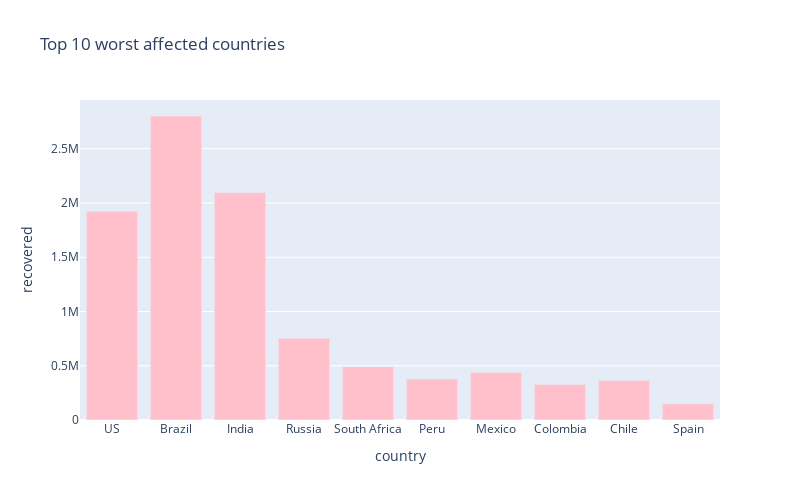

This figure's notebook cell:
### Markdown cell above
# Worst hit countries - Recovering cases

### Code cell
px.bar(
    sorted_country_df.head(10),
    x = "country",
    y = "recovered",
    title= "Top 10 worst affected countries", # the axis names
    color_discrete_sequence=["pink"], 
    height=500,
    width=800
)

### Figure 1 — Plotly figure (JSON) as saved in the notebook; plotly's stock layout.template omitted (floating-point values rounded to 4 significant figures)
{"data": [{"alignmentgroup": "True", "hovertemplate": "country=%{x}<br>recovered=%{y}<extra></extra>", "legendgroup": "", "marker": {"color": "pink"}, "name": "", "offsetgroup": "", "orientation": "v", "showlegend": false, "textposition": "auto", "type": "bar", "x": ["US", "Brazil", "India", "Russia", "South Africa", "Peru", "Mexico", "Colombia", "Chile", "Spain"], "xaxis": "x", "y": [1925049, 2801931, 2096664, 753866, 491441, 377453, 438375, 326298, 364285, 150376], "yaxis": "y"}], "layout": {"barmode": "relative", "height": 500, "legend": {"tracegroupgap": 0}, "title": {"text": "Top 10 worst affected countries"}, "width": 800, "xaxis": {"anchor": "y", "domain": [0, 1], "title": {"text": "country"}}, "yaxis": {"anchor": "x", "domain": [0, 1], "title": {"text": "recovered"}}}}
